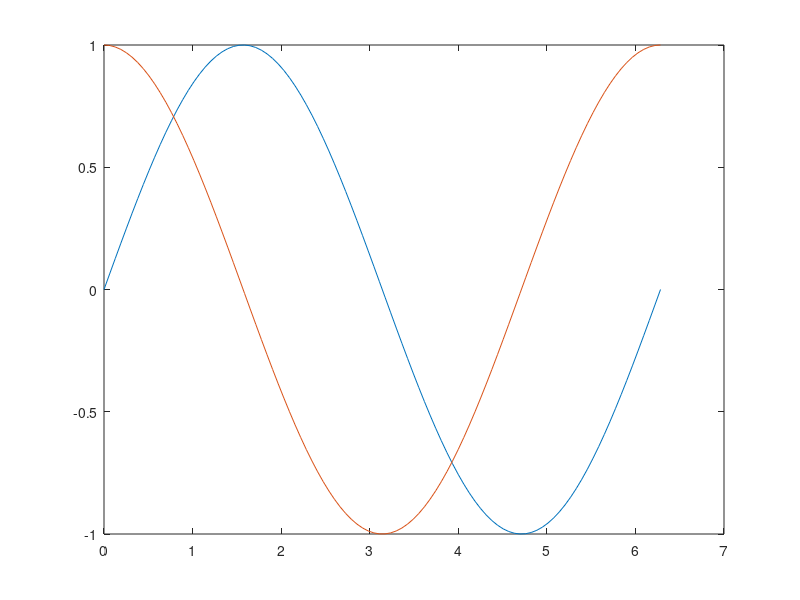

This figure's MATLAB source:
% plot sinx cosx on the same plot using hold on command

x = linspace(0, 2*pi, 100);
y1 = sin(x);
y2 = cos(x);

plot(x,y1)
hold on
plot(x,y2)
